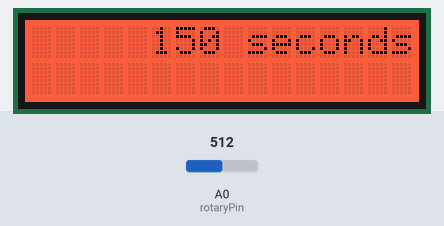
Simulated run of this sketch. Board: Arduino Uno, built with avr-gcc and run on an emulated ATmega328P. Shown: 16×2 character LCD. The test bench sets the inputs (shaded band); at power-on: A0 (rotaryPin) = 512.

Above: at 1.2 s.
1.3 s: A0 (rotaryPin) set to 716
At 2.3 s:
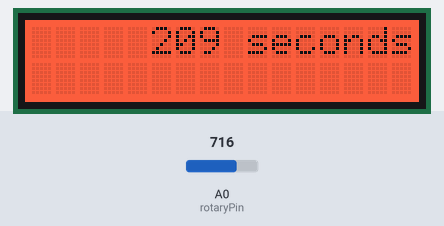
2.8 s: A0 (rotaryPin) set to 900
At 3.2 s:
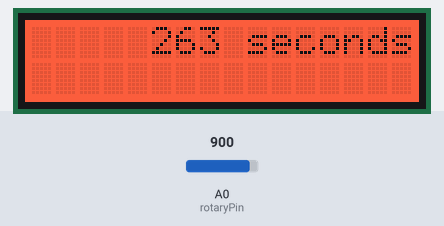
4.3 s: A0 (rotaryPin) set to 1023
At 5.1 s:
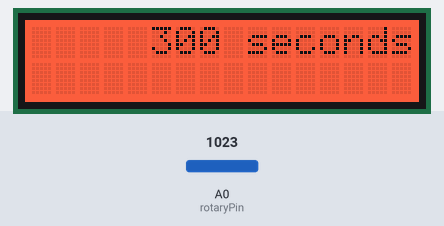
Timing chart, 0 to 7.3 s (numbered marks = the images above; inputs shaded):
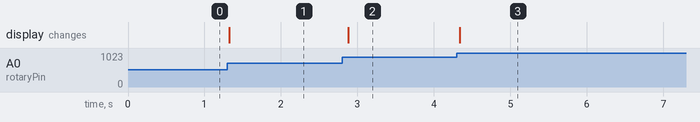

The sketch:

lcd_Rotary.ino.ino
```cpp
// demo of Starter Kit V2.0

#include "rgb_lcd.h"


#define ADC_REF 5//reference voltage of ADC is 5v.If the Vcc switch on the seeeduino
         //board switches to 3V3, the ADC_REF should be 3.3
#define GROVE_VCC 5//VCC of the grove interface is normally 5v
#define FULL_ANGLE 300//full value of the rotary angle is 300 degrees

rgb_lcd lcd;

const int colorR = 255;
const int colorG = 45;
const int colorB = 0;

const int rotaryPin = A0;                    // rotary angle sensor connect to A0

void setup(){
    // set up the LCD's number of columns and rows:
    lcd.begin(16, 2);

    lcd.setRGB(colorR, colorG, colorB);
    // Print a message to the LCD.
    lcd.setCursor(9, 0);
    lcd.print("seconds");

    pinMode(rotaryPin, INPUT);
}


int getDegree(){
  int sensor_value = analogRead(rotaryPin);
  float voltage;
  voltage = (float)sensor_value*ADC_REF/1023;
  float degrees = (voltage*FULL_ANGLE)/GROVE_VCC;
  return degrees;
}


void loop(){
    lcd.setCursor(5, 0);
    int degrees;
    degrees = getDegree();
    lcd.print(degrees);                      // pirnt the value on the serial monitor screen
    delay(100);                                  // wait 1000ms before printing next value
}
```

Measured:
- after the input at 1.3 s, the display: changes at once (image 1)
- after the input at 2.8 s, the display: changes after 0.08 s (image 2)
- after the input at 4.3 s, the display: changes at once (image 3)
